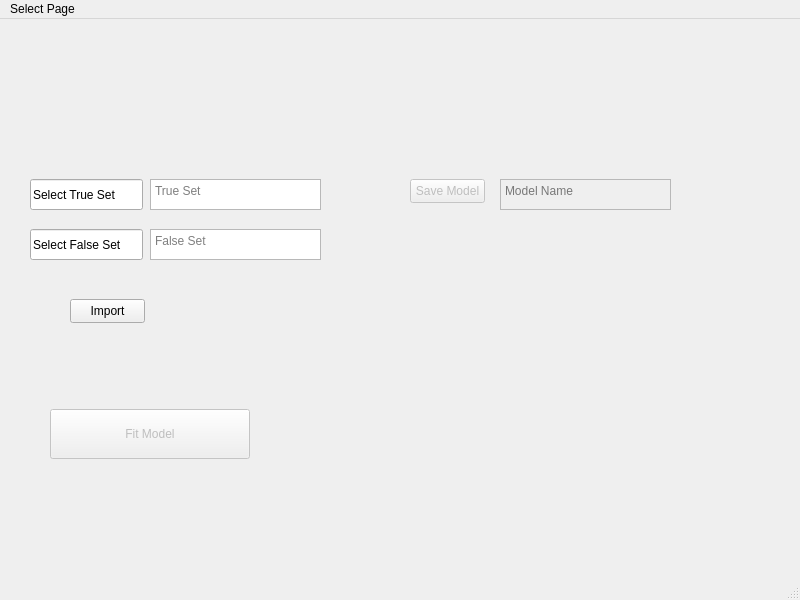
<?xml version="1.0" encoding="UTF-8"?>
<ui version="4.0">
 <class>BuildWindow</class>
 <widget class="QMainWindow" name="BuildWindow">
  <property name="geometry">
   <rect>
    <x>0</x>
    <y>0</y>
    <width>800</width>
    <height>600</height>
   </rect>
  </property>
  <property name="windowTitle">
   <string>Evaluate Window</string>
  </property>
  <property name="iconSize">
   <size>
    <width>16</width>
    <height>16</height>
   </size>
  </property>
  <widget class="QWidget" name="centralwidget">
   <widget class="QTextEdit" name="Select_TRUE_set">
    <property name="geometry">
     <rect>
      <x>150</x>
      <y>160</y>
      <width>171</width>
      <height>31</height>
     </rect>
    </property>
    <property name="placeholderText">
     <string>True Set</string>
    </property>
   </widget>
   <widget class="QLineEdit" name="Select_TRUE_set_sign">
    <property name="geometry">
     <rect>
      <x>30</x>
      <y>160</y>
      <width>113</width>
      <height>31</height>
     </rect>
    </property>
    <property name="text">
     <string>Select True Set</string>
    </property>
    <property name="readOnly">
     <bool>true</bool>
    </property>
   </widget>
   <widget class="QTextEdit" name="Select_FALSE_set">
    <property name="geometry">
     <rect>
      <x>150</x>
      <y>210</y>
      <width>171</width>
      <height>31</height>
     </rect>
    </property>
    <property name="placeholderText">
     <string>False Set</string>
    </property>
   </widget>
   <widget class="QLineEdit" name="Select_FALSE_set_sign">
    <property name="geometry">
     <rect>
      <x>30</x>
      <y>210</y>
      <width>113</width>
      <height>31</height>
     </rect>
    </property>
    <property name="text">
     <string>Select False Set</string>
    </property>
    <property name="readOnly">
     <bool>true</bool>
    </property>
   </widget>
   <widget class="QPushButton" name="Data_Import">
    <property name="geometry">
     <rect>
      <x>70</x>
      <y>280</y>
      <width>75</width>
      <height>24</height>
     </rect>
    </property>
    <property name="text">
     <string>Import</string>
    </property>
   </widget>
   <widget class="QPushButton" name="Model_Fit">
    <property name="enabled">
     <bool>false</bool>
    </property>
    <property name="geometry">
     <rect>
      <x>50</x>
      <y>390</y>
      <width>200</width>
      <height>50</height>
     </rect>
    </property>
    <property name="text">
     <string>Fit Model</string>
    </property>
    <property name="iconSize">
     <size>
      <width>32</width>
      <height>32</height>
     </size>
    </property>
    <property name="flat">
     <bool>false</bool>
    </property>
   </widget>
   <widget class="QTextEdit" name="Model_save">
    <property name="enabled">
     <bool>false</bool>
    </property>
    <property name="geometry">
     <rect>
      <x>500</x>
      <y>160</y>
      <width>171</width>
      <height>31</height>
     </rect>
    </property>
    <property name="placeholderText">
     <string>Model Name</string>
    </property>
   </widget>
   <widget class="QPushButton" name="save_Model">
    <property name="enabled">
     <bool>false</bool>
    </property>
    <property name="geometry">
     <rect>
      <x>410</x>
      <y>160</y>
      <width>75</width>
      <height>24</height>
     </rect>
    </property>
    <property name="text">
     <string>Save Model</string>
    </property>
   </widget>
  </widget>
  <widget class="QMenuBar" name="menubar">
   <property name="geometry">
    <rect>
     <x>0</x>
     <y>0</y>
     <width>800</width>
     <height>22</height>
    </rect>
   </property>
   <widget class="QMenu" name="Select">
    <property name="title">
     <string>Select Page</string>
    </property>
   </widget>
   <addaction name="Select"/>
  </widget>
  <widget class="QStatusBar" name="statusbar"/>
 </widget>
 <resources/>
 <connections/>
</ui>
